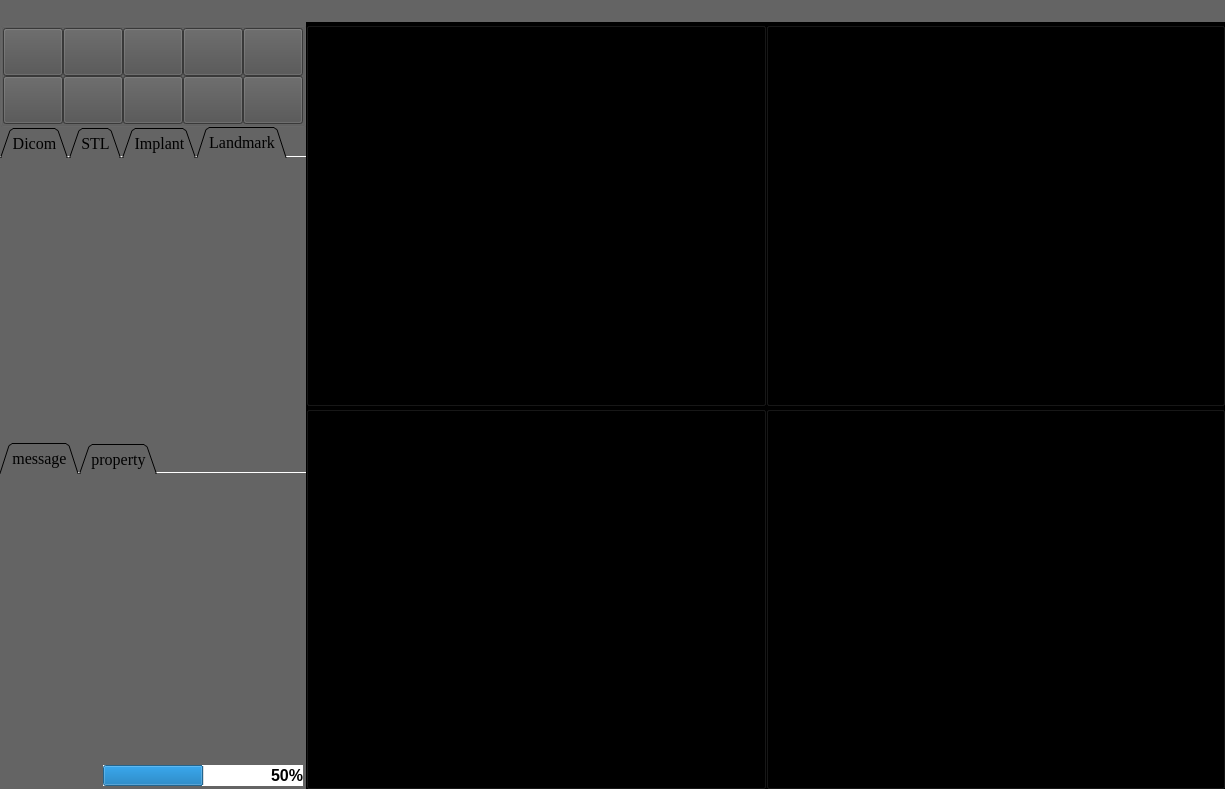
<?xml version="1.0" encoding="UTF-8"?>
<ui version="4.0">
 <class>MainWindow</class>
 <widget class="QMainWindow" name="MainWindow">
  <property name="geometry">
   <rect>
    <x>0</x>
    <y>0</y>
    <width>1225</width>
    <height>789</height>
   </rect>
  </property>
  <property name="sizePolicy">
   <sizepolicy hsizetype="Expanding" vsizetype="Expanding">
    <horstretch>0</horstretch>
    <verstretch>0</verstretch>
   </sizepolicy>
  </property>
  <property name="acceptDrops">
   <bool>false</bool>
  </property>
  <property name="windowTitle">
   <string>MainWindow</string>
  </property>
  <widget class="QWidget" name="centralwidget">
   <property name="sizePolicy">
    <sizepolicy hsizetype="Expanding" vsizetype="Expanding">
     <horstretch>0</horstretch>
     <verstretch>0</verstretch>
    </sizepolicy>
   </property>
   <property name="font">
    <font>
     <family>Times New Roman</family>
     <pointsize>14</pointsize>
    </font>
   </property>
   <property name="styleSheet">
    <string notr="true">background-color: rgb(100, 100, 100);</string>
   </property>
   <layout class="QHBoxLayout" name="central_h_layoout">
    <property name="spacing">
     <number>0</number>
    </property>
    <property name="leftMargin">
     <number>0</number>
    </property>
    <property name="topMargin">
     <number>0</number>
    </property>
    <property name="rightMargin">
     <number>0</number>
    </property>
    <property name="bottomMargin">
     <number>0</number>
    </property>
    <item>
     <layout class="QVBoxLayout" name="whole_layout" stretch="0,20">
      <property name="spacing">
       <number>0</number>
      </property>
      <property name="bottomMargin">
       <number>0</number>
      </property>
      <item>
       <layout class="QHBoxLayout" name="manu_layout" stretch="1,1,1,1,1,1,40">
        <property name="spacing">
         <number>0</number>
        </property>
        <item>
         <widget class="QPushButton" name="file_btn">
          <property name="sizePolicy">
           <sizepolicy hsizetype="Expanding" vsizetype="Expanding">
            <horstretch>0</horstretch>
            <verstretch>0</verstretch>
           </sizepolicy>
          </property>
          <property name="font">
           <font>
            <family>Times New Roman</family>
           </font>
          </property>
          <property name="toolTip">
           <string>import file</string>
          </property>
          <property name="styleSheet">
           <string notr="true">image: url(:/menu/文件.png);</string>
          </property>
          <property name="text">
           <string/>
          </property>
          <property name="autoDefault">
           <bool>false</bool>
          </property>
          <property name="default">
           <bool>false</bool>
          </property>
          <property name="flat">
           <bool>true</bool>
          </property>
         </widget>
        </item>
        <item>
         <widget class="QPushButton" name="folder_btn">
          <property name="sizePolicy">
           <sizepolicy hsizetype="Expanding" vsizetype="Expanding">
            <horstretch>0</horstretch>
            <verstretch>0</verstretch>
           </sizepolicy>
          </property>
          <property name="font">
           <font>
            <family>Times New Roman</family>
            <pointsize>9</pointsize>
            <bold>true</bold>
           </font>
          </property>
          <property name="toolTip">
           <string>import folder</string>
          </property>
          <property name="styleSheet">
           <string notr="true">image: url(:/menu/文件夹_1.png);</string>
          </property>
          <property name="text">
           <string/>
          </property>
          <property name="flat">
           <bool>true</bool>
          </property>
         </widget>
        </item>
        <item>
         <widget class="QPushButton" name="save_all_btn">
          <property name="sizePolicy">
           <sizepolicy hsizetype="Expanding" vsizetype="Expanding">
            <horstretch>0</horstretch>
            <verstretch>0</verstretch>
           </sizepolicy>
          </property>
          <property name="font">
           <font>
            <family>Times New Roman</family>
           </font>
          </property>
          <property name="toolTip">
           <string>save all</string>
          </property>
          <property name="styleSheet">
           <string notr="true">image: url(:/menu/保存.png);</string>
          </property>
          <property name="text">
           <string/>
          </property>
          <property name="flat">
           <bool>true</bool>
          </property>
         </widget>
        </item>
        <item>
         <widget class="QPushButton" name="setting_btn">
          <property name="sizePolicy">
           <sizepolicy hsizetype="Expanding" vsizetype="Expanding">
            <horstretch>0</horstretch>
            <verstretch>0</verstretch>
           </sizepolicy>
          </property>
          <property name="font">
           <font>
            <family>Times New Roman</family>
            <pointsize>9</pointsize>
            <bold>true</bold>
           </font>
          </property>
          <property name="toolTip">
           <string>setting</string>
          </property>
          <property name="styleSheet">
           <string notr="true">image: url(:/menu/205设置.png);</string>
          </property>
          <property name="text">
           <string/>
          </property>
          <property name="autoDefault">
           <bool>false</bool>
          </property>
          <property name="default">
           <bool>false</bool>
          </property>
          <property name="flat">
           <bool>true</bool>
          </property>
         </widget>
        </item>
        <item>
         <widget class="QPushButton" name="help_btn">
          <property name="sizePolicy">
           <sizepolicy hsizetype="Expanding" vsizetype="Expanding">
            <horstretch>0</horstretch>
            <verstretch>0</verstretch>
           </sizepolicy>
          </property>
          <property name="font">
           <font>
            <family>Times New Roman</family>
            <pointsize>9</pointsize>
            <bold>true</bold>
           </font>
          </property>
          <property name="toolTip">
           <string>help</string>
          </property>
          <property name="styleSheet">
           <string notr="true">image: url(:/menu/帮助_1.png);</string>
          </property>
          <property name="text">
           <string/>
          </property>
          <property name="flat">
           <bool>true</bool>
          </property>
         </widget>
        </item>
        <item>
         <widget class="QPushButton" name="quit_btn">
          <property name="sizePolicy">
           <sizepolicy hsizetype="Expanding" vsizetype="Expanding">
            <horstretch>0</horstretch>
            <verstretch>0</verstretch>
           </sizepolicy>
          </property>
          <property name="font">
           <font>
            <family>Times New Roman</family>
           </font>
          </property>
          <property name="styleSheet">
           <string notr="true">image: url(:/menu/退出.png);</string>
          </property>
          <property name="text">
           <string/>
          </property>
          <property name="flat">
           <bool>true</bool>
          </property>
         </widget>
        </item>
        <item>
         <spacer name="horizontalSpacer">
          <property name="orientation">
           <enum>Qt::Horizontal</enum>
          </property>
          <property name="sizeHint" stdset="0">
           <size>
            <width>40</width>
            <height>20</height>
           </size>
          </property>
         </spacer>
        </item>
       </layout>
      </item>
      <item>
       <layout class="QHBoxLayout" name="widget_layout" stretch="5,15">
        <property name="spacing">
         <number>0</number>
        </property>
        <property name="sizeConstraint">
         <enum>QLayout::SetNoConstraint</enum>
        </property>
        <property name="leftMargin">
         <number>0</number>
        </property>
        <property name="rightMargin">
         <number>0</number>
        </property>
        <property name="bottomMargin">
         <number>0</number>
        </property>
        <item>
         <layout class="QVBoxLayout" name="function_layout" stretch="5,15,15,1">
          <property name="spacing">
           <number>0</number>
          </property>
          <property name="sizeConstraint">
           <enum>QLayout::SetNoConstraint</enum>
          </property>
          <property name="leftMargin">
           <number>0</number>
          </property>
          <property name="bottomMargin">
           <number>0</number>
          </property>
          <item>
           <widget class="QGroupBox" name="init_box">
            <property name="sizePolicy">
             <sizepolicy hsizetype="Expanding" vsizetype="Expanding">
              <horstretch>0</horstretch>
              <verstretch>0</verstretch>
             </sizepolicy>
            </property>
            <property name="styleSheet">
             <string notr="true">background-color: rgb(100, 100, 100);
border-color: rgb(100, 100, 100);</string>
            </property>
            <property name="title">
             <string/>
            </property>
            <property name="flat">
             <bool>true</bool>
            </property>
            <property name="checkable">
             <bool>false</bool>
            </property>
            <property name="checked">
             <bool>false</bool>
            </property>
            <layout class="QGridLayout" name="gridLayout_3">
             <property name="leftMargin">
              <number>0</number>
             </property>
             <property name="topMargin">
              <number>0</number>
             </property>
             <property name="rightMargin">
              <number>0</number>
             </property>
             <property name="bottomMargin">
              <number>0</number>
             </property>
             <property name="spacing">
              <number>0</number>
             </property>
             <item row="0" column="1">
              <widget class="QPushButton" name="connect_btn">
               <property name="sizePolicy">
                <sizepolicy hsizetype="Expanding" vsizetype="Expanding">
                 <horstretch>0</horstretch>
                 <verstretch>0</verstretch>
                </sizepolicy>
               </property>
               <property name="font">
                <font>
                 <family>Times New Roman</family>
                 <pointsize>12</pointsize>
                </font>
               </property>
               <property name="toolTip">
                <string>connect</string>
               </property>
               <property name="styleSheet">
                <string notr="true">background-color: rgb(80, 80, 80);image: url(:/init/连接.png);</string>
               </property>
               <property name="text">
                <string/>
               </property>
              </widget>
             </item>
             <item row="0" column="3">
              <widget class="QPushButton" name="registration_btn">
               <property name="sizePolicy">
                <sizepolicy hsizetype="Expanding" vsizetype="Expanding">
                 <horstretch>0</horstretch>
                 <verstretch>0</verstretch>
                </sizepolicy>
               </property>
               <property name="font">
                <font>
                 <family>Times New Roman</family>
                 <pointsize>12</pointsize>
                </font>
               </property>
               <property name="toolTip">
                <string>registration</string>
               </property>
               <property name="styleSheet">
                <string notr="true">background-color: rgb(80, 80, 80);
image: url(:/init/靶心,对准,准心,环形.png);</string>
               </property>
               <property name="text">
                <string/>
               </property>
              </widget>
             </item>
             <item row="0" column="4">
              <widget class="QPushButton" name="callibration_btn">
               <property name="sizePolicy">
                <sizepolicy hsizetype="Expanding" vsizetype="Expanding">
                 <horstretch>0</horstretch>
                 <verstretch>0</verstretch>
                </sizepolicy>
               </property>
               <property name="font">
                <font>
                 <family>Times New Roman</family>
                 <pointsize>12</pointsize>
                </font>
               </property>
               <property name="toolTip">
                <string>callibration</string>
               </property>
               <property name="styleSheet">
                <string notr="true">background-color: rgb(80, 80, 80);
image: url(:/init/探针管理.png);
</string>
               </property>
               <property name="text">
                <string/>
               </property>
               <property name="checkable">
                <bool>false</bool>
               </property>
               <property name="autoDefault">
                <bool>false</bool>
               </property>
               <property name="default">
                <bool>false</bool>
               </property>
              </widget>
             </item>
             <item row="0" column="0">
              <widget class="QPushButton" name="adjust_btn">
               <property name="sizePolicy">
                <sizepolicy hsizetype="Expanding" vsizetype="Expanding">
                 <horstretch>0</horstretch>
                 <verstretch>0</verstretch>
                </sizepolicy>
               </property>
               <property name="font">
                <font>
                 <family>Times New Roman</family>
                 <pointsize>12</pointsize>
                </font>
               </property>
               <property name="toolTip">
                <string>segmentation</string>
               </property>
               <property name="styleSheet">
                <string notr="true">background-color: rgb(80, 80, 80);image: url(:/init/调节.png);
</string>
               </property>
               <property name="text">
                <string/>
               </property>
              </widget>
             </item>
             <item row="2" column="0">
              <widget class="QPushButton" name="undo_btn">
               <property name="sizePolicy">
                <sizepolicy hsizetype="Expanding" vsizetype="Expanding">
                 <horstretch>0</horstretch>
                 <verstretch>0</verstretch>
                </sizepolicy>
               </property>
               <property name="font">
                <font>
                 <family>Times New Roman</family>
                 <pointsize>12</pointsize>
                 <bold>false</bold>
                </font>
               </property>
               <property name="toolTip">
                <string>undo</string>
               </property>
               <property name="styleSheet">
                <string notr="true">background-color: rgb(80, 80, 80);image: url(:/init/撤回.png);</string>
               </property>
               <property name="text">
                <string/>
               </property>
              </widget>
             </item>
             <item row="0" column="2">
              <widget class="QPushButton" name="robotics_btn">
               <property name="sizePolicy">
                <sizepolicy hsizetype="Expanding" vsizetype="Expanding">
                 <horstretch>0</horstretch>
                 <verstretch>0</verstretch>
                </sizepolicy>
               </property>
               <property name="font">
                <font>
                 <family>Times New Roman</family>
                 <pointsize>12</pointsize>
                </font>
               </property>
               <property name="toolTip">
                <string>robotics</string>
               </property>
               <property name="styleSheet">
                <string notr="true">background-color: rgb(80, 80, 80);image: url(:/init/机械制造.png);</string>
               </property>
               <property name="text">
                <string/>
               </property>
              </widget>
             </item>
             <item row="2" column="1">
              <widget class="QPushButton" name="reset_btn">
               <property name="sizePolicy">
                <sizepolicy hsizetype="Expanding" vsizetype="Expanding">
                 <horstretch>0</horstretch>
                 <verstretch>0</verstretch>
                </sizepolicy>
               </property>
               <property name="font">
                <font>
                 <family>Times New Roman</family>
                 <pointsize>12</pointsize>
                </font>
               </property>
               <property name="toolTip">
                <string>reset</string>
               </property>
               <property name="styleSheet">
                <string notr="true">background-color: rgb(80, 80, 80);image: url(:/init/重置.png);</string>
               </property>
               <property name="text">
                <string/>
               </property>
              </widget>
             </item>
             <item row="2" column="2">
              <widget class="QPushButton" name="location_btn">
               <property name="sizePolicy">
                <sizepolicy hsizetype="Expanding" vsizetype="Expanding">
                 <horstretch>0</horstretch>
                 <verstretch>0</verstretch>
                </sizepolicy>
               </property>
               <property name="font">
                <font>
                 <family>Times New Roman</family>
                 <pointsize>12</pointsize>
                </font>
               </property>
               <property name="toolTip">
                <string>localization</string>
               </property>
               <property name="styleSheet">
                <string notr="true">background-color: rgb(80, 80, 80);image: url(:/init/定位小.png);</string>
               </property>
               <property name="text">
                <string/>
               </property>
              </widget>
             </item>
             <item row="2" column="3">
              <widget class="QPushButton" name="measure_btn">
               <property name="sizePolicy">
                <sizepolicy hsizetype="Expanding" vsizetype="Expanding">
                 <horstretch>0</horstretch>
                 <verstretch>0</verstretch>
                </sizepolicy>
               </property>
               <property name="font">
                <font>
                 <family>Times New Roman</family>
                 <pointsize>12</pointsize>
                </font>
               </property>
               <property name="toolTip">
                <string>measure</string>
               </property>
               <property name="styleSheet">
                <string notr="true">background-color: rgb(80, 80, 80);image: url(:/init/测量.png);</string>
               </property>
               <property name="text">
                <string/>
               </property>
              </widget>
             </item>
             <item row="2" column="4">
              <widget class="QPushButton" name="show3d_btn">
               <property name="sizePolicy">
                <sizepolicy hsizetype="Expanding" vsizetype="Expanding">
                 <horstretch>0</horstretch>
                 <verstretch>0</verstretch>
                </sizepolicy>
               </property>
               <property name="font">
                <font>
                 <family>Times New Roman</family>
                 <pointsize>12</pointsize>
                </font>
               </property>
               <property name="toolTip">
                <string>show 3D models</string>
               </property>
               <property name="styleSheet">
                <string notr="true">background-color: rgb(80, 80, 80);
image: url(:/init/3D.png);</string>
               </property>
               <property name="text">
                <string/>
               </property>
              </widget>
             </item>
            </layout>
           </widget>
          </item>
          <item>
           <widget class="QTabWidget" name="dataWidget">
            <property name="font">
             <font>
              <family>Times New Roman</family>
              <pointsize>12</pointsize>
             </font>
            </property>
            <property name="styleSheet">
             <string notr="true">background-color: rgb(100, 100, 100);
border:none;</string>
            </property>
            <property name="tabShape">
             <enum>QTabWidget::Triangular</enum>
            </property>
            <property name="currentIndex">
             <number>3</number>
            </property>
            <property name="elideMode">
             <enum>Qt::ElideLeft</enum>
            </property>
            <property name="documentMode">
             <bool>true</bool>
            </property>
            <property name="tabsClosable">
             <bool>false</bool>
            </property>
            <property name="tabBarAutoHide">
             <bool>true</bool>
            </property>
            <widget class="QWidget" name="dicom_tw">
             <property name="styleSheet">
              <string notr="true">background-color: rgb(100, 100, 100);border:none;</string>
             </property>
             <attribute name="title">
              <string>Dicom</string>
             </attribute>
             <layout class="QVBoxLayout" name="verticalLayout">
              <property name="spacing">
               <number>0</number>
              </property>
              <property name="leftMargin">
               <number>0</number>
              </property>
              <property name="topMargin">
               <number>0</number>
              </property>
              <property name="rightMargin">
               <number>0</number>
              </property>
              <property name="bottomMargin">
               <number>0</number>
              </property>
              <item>
               <widget class="QTableWidget" name="tableWidget"/>
              </item>
             </layout>
            </widget>
            <widget class="QWidget" name="stl_tw">
             <property name="styleSheet">
              <string notr="true">background-color: rgb(100, 100, 100);border:none;</string>
             </property>
             <attribute name="title">
              <string>STL</string>
             </attribute>
             <layout class="QGridLayout" name="gridLayout_2" rowstretch="0">
              <property name="leftMargin">
               <number>0</number>
              </property>
              <property name="topMargin">
               <number>0</number>
              </property>
              <property name="rightMargin">
               <number>0</number>
              </property>
              <property name="bottomMargin">
               <number>0</number>
              </property>
              <property name="spacing">
               <number>0</number>
              </property>
              <item row="0" column="0">
               <widget class="QTableWidget" name="stl_tab">
                <property name="styleSheet">
                 <string notr="true">background-color: rgb(100, 100, 100);border:none;</string>
                </property>
                <property name="frameShape">
                 <enum>QFrame::NoFrame</enum>
                </property>
                <property name="frameShadow">
                 <enum>QFrame::Raised</enum>
                </property>
                <property name="lineWidth">
                 <number>0</number>
                </property>
                <property name="showGrid">
                 <bool>false</bool>
                </property>
                <property name="gridStyle">
                 <enum>Qt::SolidLine</enum>
                </property>
               </widget>
              </item>
             </layout>
            </widget>
            <widget class="QWidget" name="implant_tw">
             <attribute name="title">
              <string>Implant</string>
             </attribute>
             <layout class="QGridLayout" name="gridLayout">
              <property name="leftMargin">
               <number>0</number>
              </property>
              <property name="topMargin">
               <number>0</number>
              </property>
              <property name="rightMargin">
               <number>0</number>
              </property>
              <property name="bottomMargin">
               <number>0</number>
              </property>
              <property name="spacing">
               <number>0</number>
              </property>
              <item row="0" column="0">
               <widget class="QTableWidget" name="implant_tab"/>
              </item>
             </layout>
            </widget>
            <widget class="QWidget" name="landmark_tw">
             <attribute name="title">
              <string>Landmark</string>
             </attribute>
             <layout class="QVBoxLayout" name="verticalLayout_6">
              <property name="spacing">
               <number>0</number>
              </property>
              <property name="leftMargin">
               <number>0</number>
              </property>
              <property name="topMargin">
               <number>0</number>
              </property>
              <property name="rightMargin">
               <number>0</number>
              </property>
              <property name="bottomMargin">
               <number>0</number>
              </property>
              <item>
               <widget class="QTableWidget" name="landmarks_tab"/>
              </item>
             </layout>
            </widget>
           </widget>
          </item>
          <item>
           <widget class="QTabWidget" name="information">
            <property name="font">
             <font>
              <family>Times New Roman</family>
              <pointsize>12</pointsize>
             </font>
            </property>
            <property name="focusPolicy">
             <enum>Qt::TabFocus</enum>
            </property>
            <property name="styleSheet">
             <string notr="true">background-color: rgb(100, 100, 100);border:none;</string>
            </property>
            <property name="tabShape">
             <enum>QTabWidget::Triangular</enum>
            </property>
            <property name="currentIndex">
             <number>0</number>
            </property>
            <property name="documentMode">
             <bool>true</bool>
            </property>
            <property name="tabsClosable">
             <bool>false</bool>
            </property>
            <property name="movable">
             <bool>false</bool>
            </property>
            <property name="tabBarAutoHide">
             <bool>true</bool>
            </property>
            <widget class="QWidget" name="info">
             <property name="styleSheet">
              <string notr="true">background-color: rgb(100, 100, 100);border:none;</string>
             </property>
             <attribute name="title">
              <string>message</string>
             </attribute>
             <layout class="QHBoxLayout" name="horizontalLayout_2">
              <property name="spacing">
               <number>0</number>
              </property>
              <property name="leftMargin">
               <number>0</number>
              </property>
              <property name="topMargin">
               <number>0</number>
              </property>
              <property name="rightMargin">
               <number>0</number>
              </property>
              <property name="bottomMargin">
               <number>0</number>
              </property>
              <item>
               <widget class="QPlainTextEdit" name="plainTextEdit">
                <property name="font">
                 <font>
                  <family>Times New Roman</family>
                 </font>
                </property>
                <property name="styleSheet">
                 <string notr="true">background-color: rgb(100, 100, 100);border:none;</string>
                </property>
                <property name="frameShape">
                 <enum>QFrame::Box</enum>
                </property>
                <property name="frameShadow">
                 <enum>QFrame::Raised</enum>
                </property>
                <property name="lineWidth">
                 <number>10</number>
                </property>
                <property name="midLineWidth">
                 <number>0</number>
                </property>
                <property name="verticalScrollBarPolicy">
                 <enum>Qt::ScrollBarAsNeeded</enum>
                </property>
                <property name="horizontalScrollBarPolicy">
                 <enum>Qt::ScrollBarAsNeeded</enum>
                </property>
                <property name="cursorWidth">
                 <number>0</number>
                </property>
               </widget>
              </item>
             </layout>
            </widget>
            <widget class="QWidget" name="tab_4">
             <property name="styleSheet">
              <string notr="true">background-color: rgb(100, 100, 100);border:none;</string>
             </property>
             <attribute name="title">
              <string>property</string>
             </attribute>
            </widget>
           </widget>
          </item>
          <item>
           <widget class="QGroupBox" name="light_box">
            <property name="sizePolicy">
             <sizepolicy hsizetype="Expanding" vsizetype="Expanding">
              <horstretch>0</horstretch>
              <verstretch>0</verstretch>
             </sizepolicy>
            </property>
            <property name="contextMenuPolicy">
             <enum>Qt::DefaultContextMenu</enum>
            </property>
            <property name="styleSheet">
             <string notr="true">background-color: rgb(100,100,100);border:none;</string>
            </property>
            <property name="title">
             <string/>
            </property>
            <layout class="QHBoxLayout" name="horizontalLayout_4" stretch="1,1,1,6">
             <property name="spacing">
              <number>0</number>
             </property>
             <property name="leftMargin">
              <number>0</number>
             </property>
             <property name="topMargin">
              <number>0</number>
             </property>
             <property name="rightMargin">
              <number>0</number>
             </property>
             <property name="bottomMargin">
              <number>0</number>
             </property>
             <item>
              <widget class="QLabel" name="l1">
               <property name="toolTip">
                <string>probe</string>
               </property>
               <property name="styleSheet">
                <string notr="true">image: url(:/signal/圆.png);</string>
               </property>
               <property name="text">
                <string/>
               </property>
              </widget>
             </item>
             <item>
              <widget class="QLabel" name="l2">
               <property name="toolTip">
                <string>model</string>
               </property>
               <property name="styleSheet">
                <string notr="true">image: url(:/signal/圆.png);</string>
               </property>
               <property name="text">
                <string/>
               </property>
              </widget>
             </item>
             <item>
              <widget class="QLabel" name="l3">
               <property name="toolTip">
                <string>reference</string>
               </property>
               <property name="styleSheet">
                <string notr="true">image: url(:/signal/圆.png);</string>
               </property>
               <property name="text">
                <string/>
               </property>
              </widget>
             </item>
             <item>
              <widget class="QProgressBar" name="progressBar">
               <property name="sizePolicy">
                <sizepolicy hsizetype="Expanding" vsizetype="Expanding">
                 <horstretch>0</horstretch>
                 <verstretch>0</verstretch>
                </sizepolicy>
               </property>
               <property name="font">
                <font>
                 <pointsize>12</pointsize>
                 <bold>true</bold>
                </font>
               </property>
               <property name="styleSheet">
                <string notr="true">background-color: rgb(255, 255, 255);
color: rgb(0, 0, 0);</string>
               </property>
               <property name="value">
                <number>50</number>
               </property>
               <property name="alignment">
                <set>Qt::AlignRight|Qt::AlignTrailing|Qt::AlignVCenter</set>
               </property>
              </widget>
             </item>
            </layout>
           </widget>
          </item>
         </layout>
        </item>
        <item>
         <layout class="QGridLayout" name="visual_layout">
          <property name="sizeConstraint">
           <enum>QLayout::SetNoConstraint</enum>
          </property>
          <property name="leftMargin">
           <number>0</number>
          </property>
          <property name="bottomMargin">
           <number>0</number>
          </property>
          <property name="spacing">
           <number>0</number>
          </property>
          <item row="0" column="1">
           <widget class="QGroupBox" name="view_box1">
            <property name="sizePolicy">
             <sizepolicy hsizetype="Expanding" vsizetype="Expanding">
              <horstretch>0</horstretch>
              <verstretch>0</verstretch>
             </sizepolicy>
            </property>
            <property name="styleSheet">
             <string notr="true">background-color: rgb(0, 0, 0);</string>
            </property>
            <property name="title">
             <string/>
            </property>
            <property name="flat">
             <bool>false</bool>
            </property>
            <layout class="QVBoxLayout" name="verticalLayout_2">
             <property name="spacing">
              <number>0</number>
             </property>
             <property name="leftMargin">
              <number>0</number>
             </property>
             <property name="topMargin">
              <number>0</number>
             </property>
             <property name="rightMargin">
              <number>0</number>
             </property>
             <property name="bottomMargin">
              <number>0</number>
             </property>
            </layout>
           </widget>
          </item>
          <item row="0" column="0">
           <widget class="QGroupBox" name="view_box0">
            <property name="sizePolicy">
             <sizepolicy hsizetype="Expanding" vsizetype="Expanding">
              <horstretch>0</horstretch>
              <verstretch>0</verstretch>
             </sizepolicy>
            </property>
            <property name="styleSheet">
             <string notr="true">background-color: rgb(0, 0, 0);</string>
            </property>
            <property name="title">
             <string/>
            </property>
            <layout class="QVBoxLayout" name="verticalLayout_4">
             <property name="spacing">
              <number>0</number>
             </property>
             <property name="leftMargin">
              <number>0</number>
             </property>
             <property name="topMargin">
              <number>0</number>
             </property>
             <property name="rightMargin">
              <number>0</number>
             </property>
             <property name="bottomMargin">
              <number>0</number>
             </property>
            </layout>
           </widget>
          </item>
          <item row="1" column="1">
           <widget class="QGroupBox" name="view_box3">
            <property name="sizePolicy">
             <sizepolicy hsizetype="Expanding" vsizetype="Expanding">
              <horstretch>0</horstretch>
              <verstretch>0</verstretch>
             </sizepolicy>
            </property>
            <property name="styleSheet">
             <string notr="true">background-color: rgb(0, 0, 0);</string>
            </property>
            <property name="title">
             <string/>
            </property>
            <property name="flat">
             <bool>false</bool>
            </property>
            <property name="checkable">
             <bool>false</bool>
            </property>
            <layout class="QVBoxLayout" name="verticalLayout_3">
             <property name="spacing">
              <number>0</number>
             </property>
             <property name="leftMargin">
              <number>0</number>
             </property>
             <property name="topMargin">
              <number>0</number>
             </property>
             <property name="rightMargin">
              <number>0</number>
             </property>
             <property name="bottomMargin">
              <number>0</number>
             </property>
            </layout>
           </widget>
          </item>
          <item row="1" column="0">
           <widget class="QGroupBox" name="view_box2">
            <property name="sizePolicy">
             <sizepolicy hsizetype="Expanding" vsizetype="Expanding">
              <horstretch>0</horstretch>
              <verstretch>0</verstretch>
             </sizepolicy>
            </property>
            <property name="styleSheet">
             <string notr="true">background-color: rgb(0, 0, 0);</string>
            </property>
            <property name="title">
             <string/>
            </property>
            <layout class="QVBoxLayout" name="verticalLayout_5">
             <property name="spacing">
              <number>0</number>
             </property>
             <property name="leftMargin">
              <number>0</number>
             </property>
             <property name="topMargin">
              <number>0</number>
             </property>
             <property name="rightMargin">
              <number>0</number>
             </property>
             <property name="bottomMargin">
              <number>0</number>
             </property>
            </layout>
           </widget>
          </item>
         </layout>
        </item>
       </layout>
      </item>
     </layout>
    </item>
   </layout>
  </widget>
  <action name="action_open_folder">
   <property name="icon">
    <iconset>
     <normaloff>../../../../../Users/hunte/.designer/backup/resource/文件夹_1.png</normaloff>../../../../../Users/hunte/.designer/backup/resource/文件夹_1.png</iconset>
   </property>
   <property name="text">
    <string>open folder</string>
   </property>
   <property name="font">
    <font>
     <family>Times New Roman</family>
     <pointsize>12</pointsize>
     <bold>true</bold>
    </font>
   </property>
  </action>
  <action name="action_close">
   <property name="icon">
    <iconset>
     <normaloff>../../../../../Users/hunte/.designer/backup/resource/退出.png</normaloff>../../../../../Users/hunte/.designer/backup/resource/退出.png</iconset>
   </property>
   <property name="text">
    <string>quit</string>
   </property>
   <property name="font">
    <font>
     <family>Times New Roman</family>
     <pointsize>12</pointsize>
    </font>
   </property>
  </action>
  <action name="actionopen_file">
   <property name="icon">
    <iconset>
     <normaloff>../../../../../Users/hunte/.designer/backup/resource/文件.png</normaloff>../../../../../Users/hunte/.designer/backup/resource/文件.png</iconset>
   </property>
   <property name="text">
    <string>open file</string>
   </property>
   <property name="font">
    <font>
     <family>Times New Roman</family>
     <pointsize>12</pointsize>
    </font>
   </property>
  </action>
 </widget>
 <resources>
  <include location="resource/navigation.qrc"/>
 </resources>
 <connections/>
</ui>
